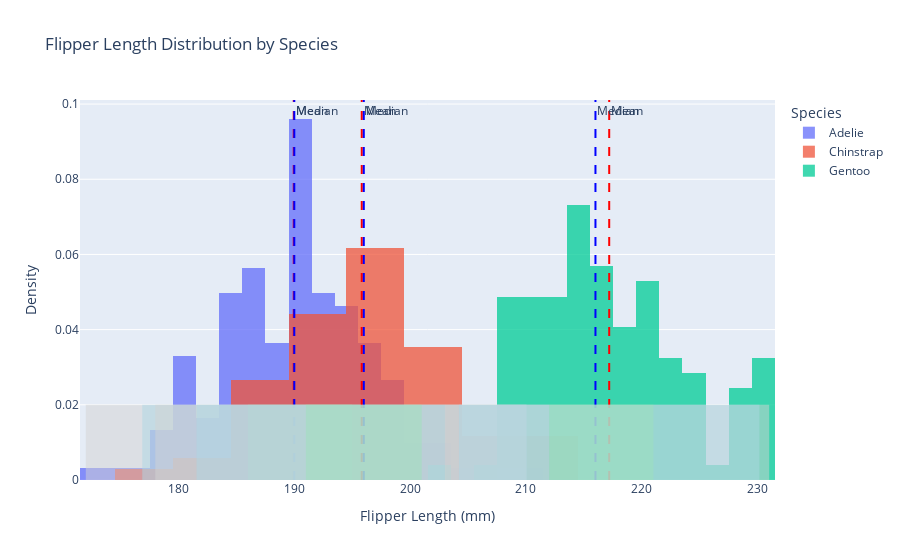

Notebook cell for this chart:
### Code cell
# Q1
import pandas as pd
import plotly.graph_objects as go

# Load the penguins dataset from the provided URL
url = "https://raw.githubusercontent.com/mwaskom/seaborn-data/master/penguins.csv"
df = pd.read_csv(url)

# Drop rows with missing values in 'flipper_length_mm'
df = df.dropna(subset=['flipper_length_mm'])

# Calculate statistics for flipper lengths for each species
species_stats = df.groupby('species')['flipper_length_mm'].agg(
    mean='mean',
    median='median',
    min='min',
    max='max',
    q1=lambda x: x.quantile(0.25),
    q3=lambda x: x.quantile(0.75),
    std='std'
).reset_index()

# Calculate IQR and the bounds for ±2 standard deviations
species_stats['iqr'] = species_stats['q3'] - species_stats['q1']
species_stats['lower_bound_2sd'] = species_stats['mean'] - 2 * species_stats['std']
species_stats['upper_bound_2sd'] = species_stats['mean'] + 2 * species_stats['std']

# Create the figure
fig = go.Figure()

# Create histograms and add lines and rectangles for each species
for species in species_stats['species']:
    subset = df[df['species'] == species]
    stats = species_stats[species_stats['species'] == species].iloc[0]

    # Add histogram for flipper_length_mm
    fig.add_trace(go.Histogram(
        x=subset['flipper_length_mm'],
        name=species,
        opacity=0.75,
        histnorm='probability density'
    ))

    # Add mean and median lines
    fig.add_vline(x=stats['mean'], line_color='red', line_width=2, line_dash='dash', 
                  annotation_text='Mean', annotation_position='top right')
    fig.add_vline(x=stats['median'], line_color='blue', line_width=2, line_dash='dash', 
                  annotation_text='Median', annotation_position='top right')

    # Add range rectangle
    fig.add_shape(type='rect',
                   x0=stats['min'], y0=0, x1=stats['max'], y1=0.02,  # Adjust y1 for visibility
                   fillcolor='lightgrey', opacity=0.5, line_width=0)

    # Add IQR rectangle
    fig.add_shape(type='rect',
                   x0=stats['q1'], y0=0, x1=stats['q3'], y1=0.02,  # Adjust y1 for visibility
                   fillcolor='lightgreen', opacity=0.5, line_width=0)

    # Add ±2 SD range rectangle
    fig.add_shape(type='rect',
                   x0=stats['lower_bound_2sd'], y0=0, x1=stats['upper_bound_2sd'], y1=0.02,  # Adjust y1 for visibility
                   fillcolor='lightblue', opacity=0.5, line_width=0)

# Update layout
fig.update_layout(barmode='overlay', title='Flipper Length Distribution by Species',
                  xaxis_title='Flipper Length (mm)', yaxis_title='Density',
                  legend_title='Species')

# Show the figure
fig.show()

### Figure 1 — Plotly figure (JSON) as saved in the notebook; plotly's stock layout.template omitted (floating-point values rounded to 4 significant figures; data arrays with more than 128 entries replaced by an {"elided": "..."} marker saying what was removed)
{"data": [{"histnorm": "probability density", "name": "Adelie", "opacity": 0.75, "type": "histogram", "x": {"elided": "151 int values"}}, {"histnorm": "probability density", "name": "Chinstrap", "opacity": 0.75, "type": "histogram", "x": [192, 196, 193, 188, 197, 198, 178, 197, 195, 198, 193, 194, 185, 201, 190, 201, 197, 181, 190, 195, 181, 191, 187, 193, 195, 197, 200, 200, 191, 205, 187, 201, 187, 203, 195, 199, 195, 210, 192, 205, 210, 187, 196, 196, 196, 201, 190, 212, 187, 198, 199, 201, 193, 203, 187, 197, 191, 203, 202, 194, 206, 189, 195, 207, 202, 193, 210, 198]}, {"histnorm": "probability density", "name": "Gentoo", "opacity": 0.75, "type": "histogram", "x": [211, 230, 210, 218, 215, 210, 211, 219, 209, 215, 214, 216, 214, 213, 210, 217, 210, 221, 209, 222, 218, 215, 213, 215, 215, 215, 216, 215, 210, 220, 222, 209, 207, 230, 220, 220, 213, 219, 208, 208, 208, 225, 210, 216, 222, 217, 210, 225, 213, 215, 210, 220, 210, 225, 217, 220, 208, 220, 208, 224, 208, 221, 214, 231, 219, 230, 214, 229, 220, 223, 216, 221, 221, 217, 216, 230, 209, 220, 215, 223, 212, 221, 212, 224, 212, 228, 218, 218, 212, 230, 218, 228, 212, 224, 214, 226, 216, 222, 203, 225, 219, 228, 215, 228, 216, 215, 210, 219, 208, 209, 216, 229, 213, 230, 217, 230, 217, 222, 214, 215, 222, 212, 213]}], "layout": {"annotations": [{"showarrow": false, "text": "Mean", "x": 190.0, "xanchor": "left", "xref": "x", "y": 1, "yanchor": "top", "yref": "y domain"}, {"showarrow": false, "text": "Median", "x": 190, "xanchor": "left", "xref": "x", "y": 1, "yanchor": "top", "yref": "y domain"}, {"showarrow": false, "text": "Mean", "x": 195.8, "xanchor": "left", "xref": "x", "y": 1, "yanchor": "top", "yref": "y domain"}, {"showarrow": false, "text": "Median", "x": 196, "xanchor": "left", "xref": "x", "y": 1, "yanchor": "top", "yref": "y domain"}, {"showarrow": false, "text": "Mean", "x": 217.2, "xanchor": "left", "xref": "x", "y": 1, "yanchor": "top", "yref": "y domain"}, {"showarrow": false, "text": "Median", "x": 216, "xanchor": "left", "xref": "x", "y": 1, "yanchor": "top", "yref": "y domain"}], "barmode": "overlay", "legend": {"title": {"text": "Species"}}, "shapes": [{"line": {"color": "red", "dash": "dash", "width": 2}, "type": "line", "x0": 190.0, "x1": 190.0, "xref": "x", "y0": 0, "y1": 1, "yref": "y domain"}, {"line": {"color": "blue", "dash": "dash", "width": 2}, "type": "line", "x0": 190, "x1": 190, "xref": "x", "y0": 0, "y1": 1, "yref": "y domain"}, {"fillcolor": "lightgrey", "line": {"width": 0}, "opacity": 0.5, "type": "rect", "x0": 172, "x1": 210, "y0": 0, "y1": 0.02}, {"fillcolor": "lightgreen", "line": {"width": 0}, "opacity": 0.5, "type": "rect", "x0": 186, "x1": 195, "y0": 0, "y1": 0.02}, {"fillcolor": "lightblue", "line": {"width": 0}, "opacity": 0.5, "type": "rect", "x0": 176.9, "x1": 203.0, "y0": 0, "y1": 0.02}, {"line": {"color": "red", "dash": "dash", "width": 2}, "type": "line", "x0": 195.8, "x1": 195.8, "xref": "x", "y0": 0, "y1": 1, "yref": "y domain"}, {"line": {"color": "blue", "dash": "dash", "width": 2}, "type": "line", "x0": 196, "x1": 196, "xref": "x", "y0": 0, "y1": 1, "yref": "y domain"}, {"fillcolor": "lightgrey", "line": {"width": 0}, "opacity": 0.5, "type": "rect", "x0": 178, "x1": 212, "y0": 0, "y1": 0.02}, {"fillcolor": "lightgreen", "line": {"width": 0}, "opacity": 0.5, "type": "rect", "x0": 191, "x1": 201, "y0": 0, "y1": 0.02}, {"fillcolor": "lightblue", "line": {"width": 0}, "opacity": 0.5, "type": "rect", "x0": 181.6, "x1": 210.1, "y0": 0, "y1": 0.02}, {"line": {"color": "red", "dash": "dash", "width": 2}, "type": "line", "x0": 217.2, "x1": 217.2, "xref": "x", "y0": 0, "y1": 1, "yref": "y domain"}, {"line": {"color": "blue", "dash": "dash", "width": 2}, "type": "line", "x0": 216, "x1": 216, "xref": "x", "y0": 0, "y1": 1, "yref": "y domain"}, {"fillcolor": "lightgrey", "line": {"width": 0}, "opacity": 0.5, "type": "rect", "x0": 203, "x1": 231, "y0": 0, "y1": 0.02}, {"fillcolor": "lightgreen", "line": {"width": 0}, "opacity": 0.5, "type": "rect", "x0": 212, "x1": 221, "y0": 0, "y1": 0.02}, {"fillcolor": "lightblue", "line": {"width": 0}, "opacity": 0.5, "type": "rect", "x0": 204.2, "x1": 230.2, "y0": 0, "y1": 0.02}], "title": {"text": "Flipper Length Distribution by Species"}, "xaxis": {"title": {"text": "Flipper Length (mm)"}}, "yaxis": {"title": {"text": "Density"}}}}
